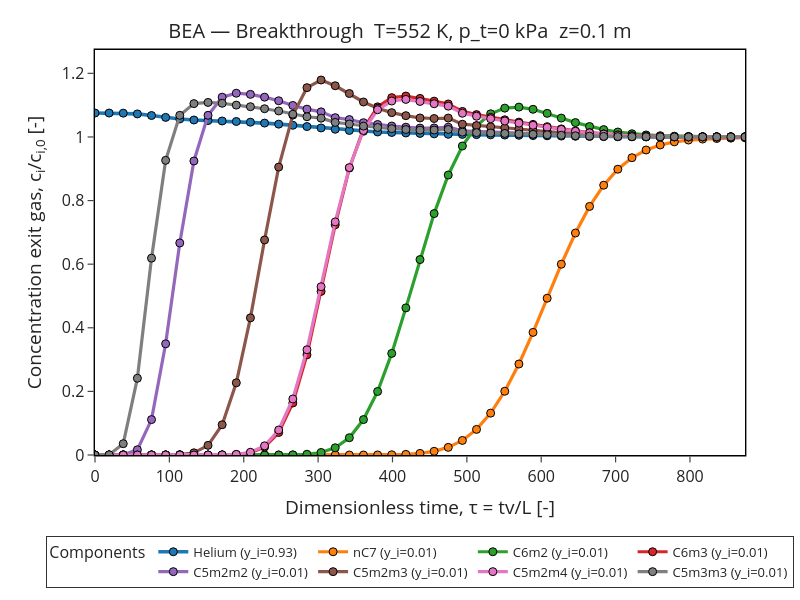

Source (notebook cell):
### Markdown cell above
## Breakthrough curve in dimensionless time

### Code cell
fig = plotter.breakthrough_dimensionless(include_carrier_gas=True)
fig
